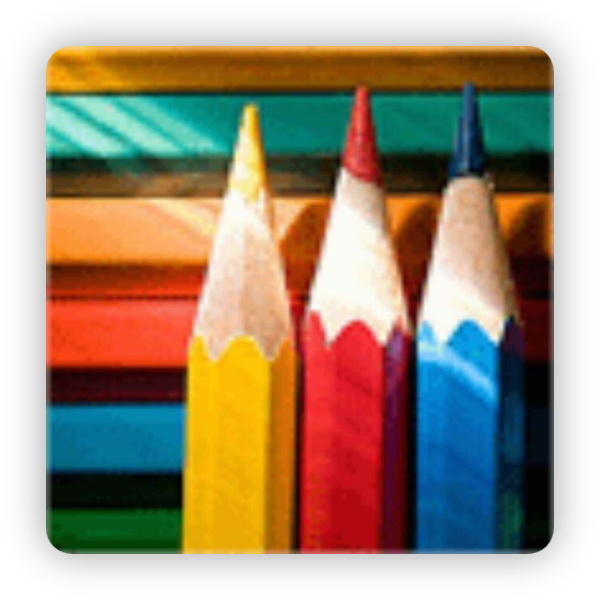
#> input picture DongLin_Pic1.png, 600 x 600 px
$ python -i DongLin_home.py   (imports and definitions only)
#> lines starting #> are read from the running program, lines starting #| are printed output that depends on the picture
#> further down, picture is the input picture: PIL image 600x600 RGBA; mean R, G, B, A 92.3, 75, 53.6, 186.5
"""我的主页"""
# 导入需要的库
import streamlit as st
import streamlit.components.v1 as components
from PIL import Image, ImageFilter, ImageOps, ImageDraw, ImageFont
import webbrowser

# 设置页面配置
# [4 lines not run here, left out]

# 使用streamlit库中所有功能几乎都以组件的形式调用
# [1 line that did not run here, left out]
# 音乐播放
# [5 lines not run here, left out]
# 定义每一页的函数
# [65 lines left out: functions page1, page2, page3, page4, not called in this run]

# 滤镜
filters = {
    "模糊滤镜": ImageFilter.BLUR,
    "轮廓滤镜": ImageFilter.CONTOUR,
    "边缘增强滤镜": ImageFilter.EDGE_ENHANCE,
    "浮雕滤镜": ImageFilter.EMBOSS,
    "锐化滤镜": ImageFilter.SHARPEN,
    "平滑滤镜": ImageFilter.SMOOTH,
}

# [151 lines left out: functions page5, page6, page7, not called in this run]

def page_test():
    st.subheader("测试页面")

def page_about():
    components.iframe("//player.bilibili.com/player.html?aid=1100320038&bvid=BV1gA4m157HX&cid=1432932265&p=1", height=520)

def page_happy2024():
    components.iframe("//player.bilibili.com/player.html?aid=1700327836&bvid=BV14K421C7FL&cid=1434238343&p=1", height=520)

# [10 lines left out: function img_change, not called in this run]

def to_sketch(img):
    width,height = img.size
#> width = 600; height = 600
    # 转灰度图
    img_gray = img.convert("L")
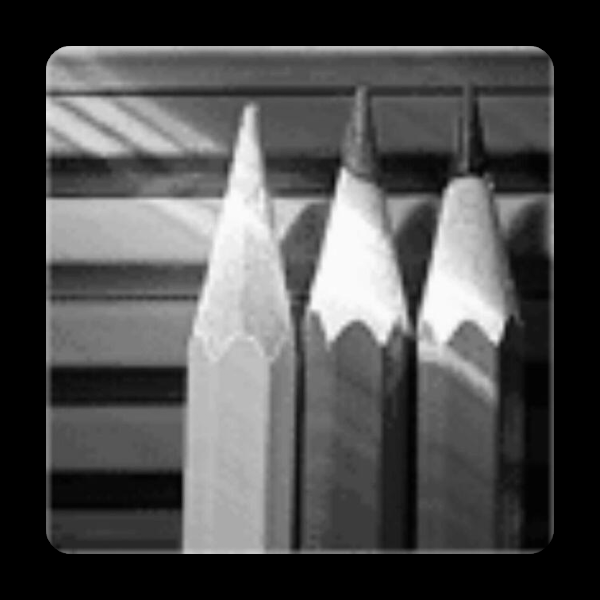
#> img_gray: PIL image 600x600 L; min 0, max 253, mean 77.8
    # 反色
    img_invert = ImageOps.invert(img_gray)
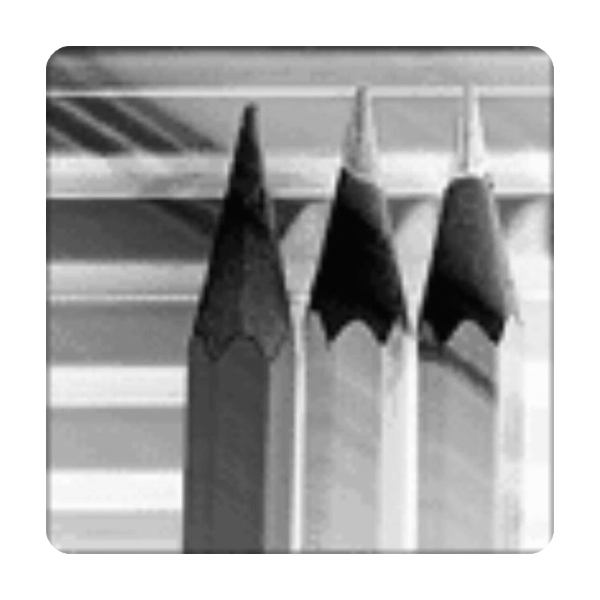
#> img_invert: PIL image 600x600 L; min 2, max 255, mean 177.2
    # 高斯模糊
    img_gaussian = img_invert.filter(ImageFilter.GaussianBlur(5))
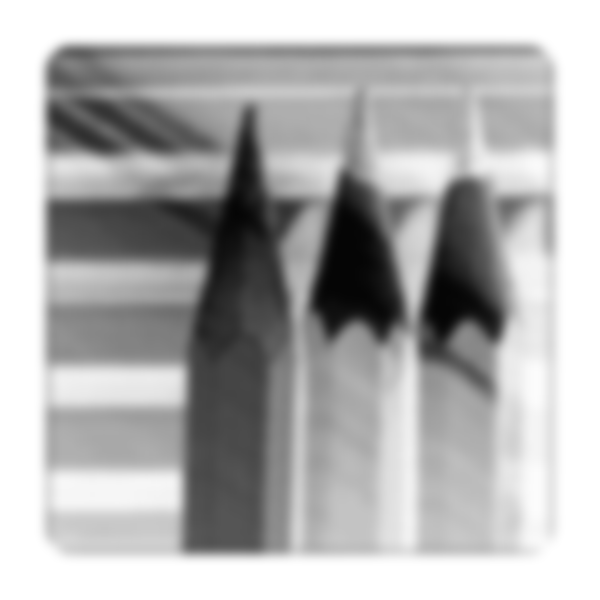
#> img_gaussian: PIL image 600x600 L; min 5, max 255, mean 177.2
    # 颜色减淡
    for x in range(width):
        for y in range(height):
            pos = (x,y)
            # 获取灰度图与高斯图的像素值
            A = img_gray.getpixel(pos)
            B = img_gaussian.getpixel(pos)
            # 颜色减淡公式
            img_gray.putpixel(pos,min(int(A+A*B/(255-B+1)),255))  # 手动防止除以零
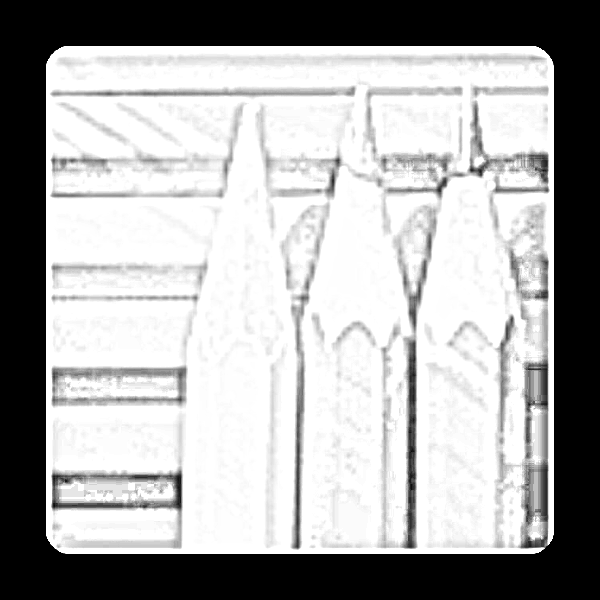
#> img_gray: PIL image 600x600 L; min 0, max 255, mean 169.5
    return img_gray

# [21 lines left out: function to_char, not called in this run]

# 判断用户点击的是哪个页, 并进行跳转
# [20 lines not run here, left out]

>>> from PIL import Image
>>> picture = Image.open('DongLin_Pic1.png')
>>> result = to_sketch(picture)
